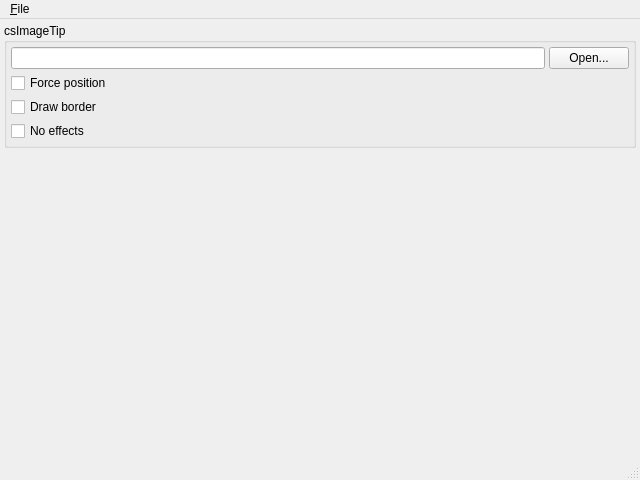
<?xml version="1.0" encoding="UTF-8"?>
<ui version="4.0">
 <class>WMainWindow</class>
 <widget class="QMainWindow" name="WMainWindow">
  <property name="geometry">
   <rect>
    <x>0</x>
    <y>0</y>
    <width>640</width>
    <height>480</height>
   </rect>
  </property>
  <property name="windowTitle">
   <string>cs::ImageTip</string>
  </property>
  <widget class="QWidget" name="centralwidget">
   <layout class="QVBoxLayout" name="verticalLayout">
    <property name="spacing">
     <number>4</number>
    </property>
    <property name="leftMargin">
     <number>4</number>
    </property>
    <property name="topMargin">
     <number>4</number>
    </property>
    <property name="rightMargin">
     <number>4</number>
    </property>
    <property name="bottomMargin">
     <number>4</number>
    </property>
    <item>
     <widget class="QGroupBox" name="groupBox">
      <property name="title">
       <string>csImageTip</string>
      </property>
      <layout class="QGridLayout" name="gridLayout">
       <property name="leftMargin">
        <number>4</number>
       </property>
       <property name="topMargin">
        <number>4</number>
       </property>
       <property name="rightMargin">
        <number>4</number>
       </property>
       <property name="bottomMargin">
        <number>4</number>
       </property>
       <property name="spacing">
        <number>4</number>
       </property>
       <item row="0" column="0">
        <widget class="QLineEdit" name="filenameEdit">
         <property name="alignment">
          <set>Qt::AlignRight|Qt::AlignTrailing|Qt::AlignVCenter</set>
         </property>
         <property name="readOnly">
          <bool>true</bool>
         </property>
        </widget>
       </item>
       <item row="0" column="1">
        <widget class="QPushButton" name="openButton">
         <property name="text">
          <string>Open...</string>
         </property>
        </widget>
       </item>
       <item row="1" column="0" colspan="2">
        <widget class="QCheckBox" name="forcePositionCheck">
         <property name="text">
          <string>Force position</string>
         </property>
        </widget>
       </item>
       <item row="2" column="0">
        <widget class="QCheckBox" name="drawBorderCheck">
         <property name="text">
          <string>Draw border</string>
         </property>
        </widget>
       </item>
       <item row="3" column="0">
        <widget class="QCheckBox" name="noEffectsCheck">
         <property name="text">
          <string>No effects</string>
         </property>
        </widget>
       </item>
      </layout>
     </widget>
    </item>
    <item>
     <spacer name="verticalSpacer">
      <property name="orientation">
       <enum>Qt::Vertical</enum>
      </property>
      <property name="sizeHint" stdset="0">
       <size>
        <width>20</width>
        <height>284</height>
       </size>
      </property>
     </spacer>
    </item>
   </layout>
  </widget>
  <widget class="QMenuBar" name="menubar">
   <property name="geometry">
    <rect>
     <x>0</x>
     <y>0</y>
     <width>640</width>
     <height>25</height>
    </rect>
   </property>
   <widget class="QMenu" name="menu_File">
    <property name="title">
     <string>&amp;File</string>
    </property>
    <addaction name="quitAction"/>
   </widget>
   <addaction name="menu_File"/>
  </widget>
  <widget class="QStatusBar" name="statusbar"/>
  <action name="quitAction">
   <property name="text">
    <string>&amp;Quit</string>
   </property>
   <property name="shortcut">
    <string>Ctrl+Q</string>
   </property>
  </action>
 </widget>
 <resources/>
 <connections/>
</ui>
